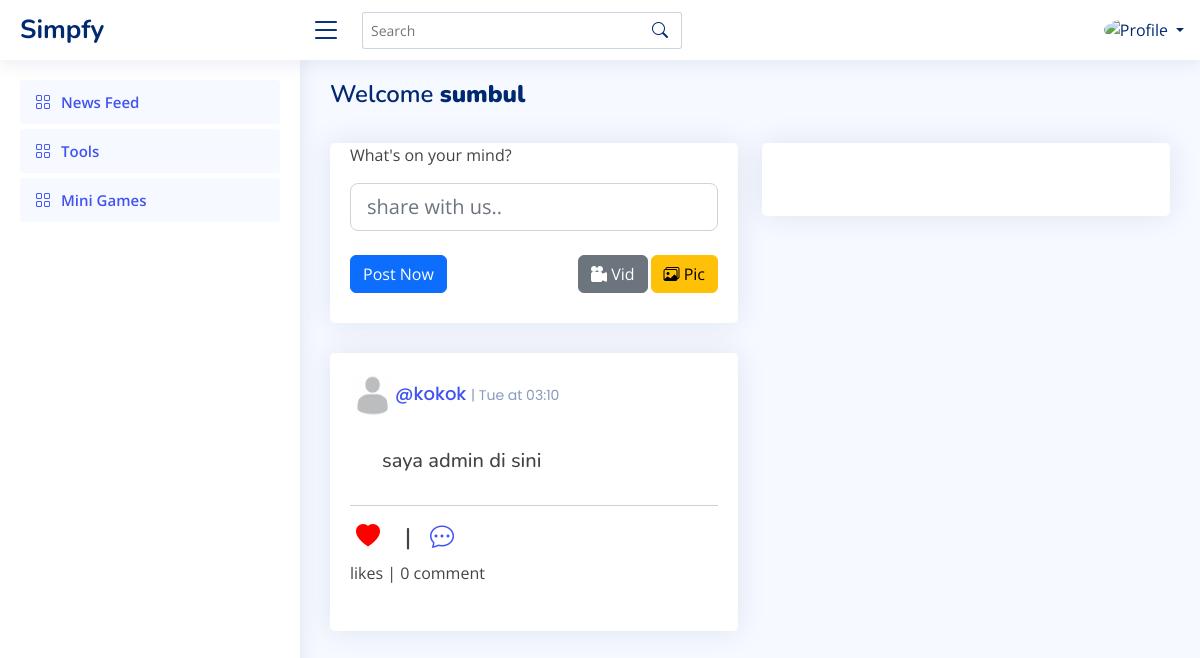
Screenshot of / (signed in) with the database file from the repository.
### prof/models.py (models this page shows, shortened)
class Profile(models.Model):
    user = models.OneToOneField(User, on_delete=models.CASCADE)
    id_user = models.IntegerField()
    image = models.ImageField(upload_to='profile_images', default='blank.png')
    fname = models.CharField(max_length=300, null=True, blank=True)
    bio = models.CharField(max_length=300, null=True, blank=True)
    location = models.CharField(max_length=300, null=True, blank=True)
    saved = models.ManyToManyField("feed.Feed", related_name="Profile", blank=True)
    def __str__(self):
        return self.user.username

### feed/models.py (models this page shows, shortened)
class Feed(models.Model):
    id = models.UUIDField(primary_key=True, default=uuid.uuid4)
    user = models.ForeignKey(Profile, on_delete=models.CASCADE)
    image = models.ImageField(upload_to='post_images', null=True, blank=True)
    video = models.FileField(upload_to='post_videos', null=True, blank=True)
    file = models.FileField(upload_to='post_files', null=True, blank=True)
    captionvid = models.TextField(null=True, blank=True)
    captionimg = models.TextField(null=True, blank=True)
    text = models.TextField(null=True, blank=True)
    created_at = models.DateTimeField(default=datetime.now())
    likes = models.IntegerField(default=0)
    comments = models.TextField(null=True, blank=True)

### feed/views.py (the view)
# urls.py: path('', views.index, name="index"),
@login_required(login_url='login')
def index(request):
    user_object = User.objects.get(username=request.user.username)
    user_profile = Profile.objects.get(user=user_object)
    all_user = Profile.objects.all()
    post = Feed.objects.all()
    context = {
        'user_profile':user_profile,
        'posts': post,
        'all_user' : all_user,
    }
    return render(request, 'feed/index.html', context)

### templates/feed/index.html (shortened to what this page needs)
{% load static %}
{% include "../header.html" %}
  <main id="main" class="main">
    <div class="pagetitle">
      <h1>Welcome <b>{{ user_profile.user.username }}</b></h1>
    </div><br>
    <section class="section dashboard">
      <div class="row">
        <div class="col-lg-6">
          <div class="row">
            <div class="col-xxl-4 col-xl-12">
              <div class="card info-card customers-card">
                <div class="card-body">
                    <form id="regForm" action="upload" method="POST" enctype="multipart/form-data">
                      <div class="form-group">
                        <label><p>What's on your mind?</p></label><br>
                        <input type="text" name="text" class="form-control form-control-lg" placeholder="share with us..">
                      </div>
                      <br>
                      <button style="color: white;" type="submit" class="btn btn-primary">Post Now</button>
                      <button style="float: right; margin-left:3px;" type="button" class="btn btn-warning" data-bs-toggle="modal" data-bs-target="#verticalycentered">
                        <i class="bi bi-images"></i> Pic
                      </button>
                      <button style="float: right;" type="button" class="btn btn-secondary" data-bs-toggle="modal" data-bs-target="#verticalycentered1">
                        <i class="bi bi-camera-reels-fill"></i> Vid
                      </button> &nbsp; &nbsp;
                    </form>
                </div>
              </div>
            </div>
            {% for post in posts reversed %}
            <div class="col-xxl-4 col-xl-12">
              <div class="card info-card customers-card">
                <div class="card-body">
                <p class="card-title"><a href="{{post.user.image.url}}"><img class="rounded-circle" src="{{ post.user.image.url }}" width="45"></a><a href="/profile/{{ post.user }}">@{{post.user}}</a> <span>| {{ post.created_at|date:"D" }} at {{ post.created_at|date:"h:i" }}</span></hp>
                  <div class="d-flex align-items-center">
                    <div class="ps-3">
                      {% if post.captionimg != None and post.image.url != None %}
                      <div class="p-2 px-3"><h5>{{ post.captionimg }}</h5></div>
                      <div class="feed-image p-2 px-3"><a href="{{ post.image.url }}"><img class="img-fluid img-responsive" src="{{ post.image.url }}"></a></div>
                      {% elif post.caption != None and post.file.url != None %}
                      <div class="p-2 px-3"><h5>{{ post.caption }}</h5></div>
                      <div class="feed-image p-2 px-3"><a href="{{ post.file.url }}">View File</a></div>
                      {% else %}
                      <div class="p-2 px-3"><h5>{{ post.text }}</h5></div>
                      {% endif %}
                    </div>
                  </div><hr>
                  <div style="overflow:auto;">
                    <div style="float:left;">
                      <h4>
                        <button style="color:red;" class="likebutton" id="like{{post.id}}" data-catid="{{ post.id }}">
                          <i class="bi bi-heart-fill"></i>
                        </button>
                        &nbsp;&nbsp;|&nbsp;&nbsp;
                        <a href="#"><i class="bi bi-chat-dots"></i></a>
                      </h4>
                      <p>
                        {% if post.no_of_likes == 0 %}
                        0 like
                        {% elif post.no_of_likes == 1 %}
                        {{post.no_of_likes}} like
                        {% else %}
                        {{ post.no_of_likes }} likes
                        {% endif %}
                        | 0 comment</p>
                    </div>
                  </div>
                </div>
              </div>
            </div>
            {% endfor %}
          </div>
        </div>
        <div class="col-lg-6">
          <div class="col-xxl-4 col-xl-12">
            <div class="card info-card customers-card">
              <div class="card-body">
                <p class="card-title"></p>
              </div>
            </div>
          </div>
        </div>
      </div>
    </section>
  </main>
</body>
</html>

### static/feed/css/style.css (style rules this page uses)
:root { scroll-behavior: smooth; }
body { font-family: "Open Sans", sans-serif; background: #f6f9ff; color: #444444; }
a { color: #4154f1; text-decoration: none; }
h1, h2, h3, h4, h5, h6 { font-family: "Nunito", sans-serif; }
#main { margin-top: 60px; padding: 20px 30px; transition: all 0.3s; }
.pagetitle { margin-bottom: 10px; }
.pagetitle h1 { font-size: 24px; margin-bottom: 0; font-weight: 600; color: #012970; }
.card { margin-bottom: 30px; border: none; border-radius: 5px; box-shadow: 0px 0 30px rgba(1, 41, 112, 0.1); }
.card-title { padding: 20px 0 15px 0; font-size: 18px; font-weight: 500; color: #012970; font-family: "Poppins", sans-serif; }
.card-title span { color: #899bbd; font-size: 14px; font-weight: 400; }
.card-body { padding: 0 20px 20px 20px; }
@media (min-width: 1200px) { #main, #footer { margin-left: 300px; } }
.dashboard .info-card { padding-bottom: 10px; }

### static/feed/css/custom.css (style rules this page uses)
.likebutton { background: transparent; border: none; outline: none; }

### rows the page displays
Profile: user.username "sumbul"
Feed: user.image (placeholder picture), user "kokok", created_at "Tue", created_at "03:10", text "saya admin di sini"
